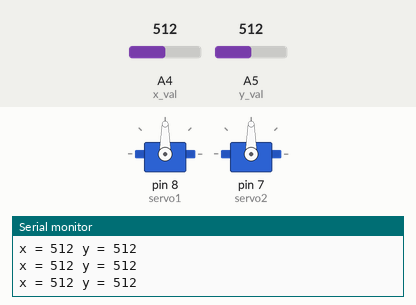
The sketch below on a simulated Arduino Uno, built with avr-gcc and run on an emulated ATmega328P. Shown: 2 × servo, the last lines printed to the serial monitor. Inputs (shaded band) come from the test bench; at power-on: A5 (y_val) = 512, A4 (x_val) = 512.

Above: at 2.2 s.
2.3 s: A5 (y_val) set to 476
5.3 s: A5 (y_val) set to 455
At 6.5 s:
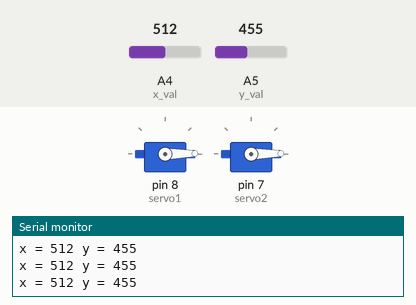
6.8 s: A5 (y_val) set to 1023
At 7.9 s:
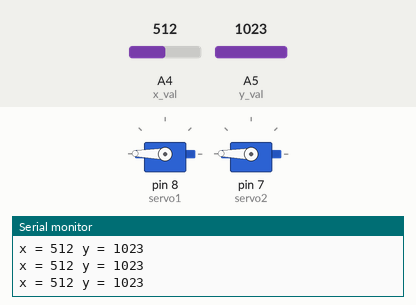
8.3 s: A4 (x_val) set to 0
At 8.9 s:
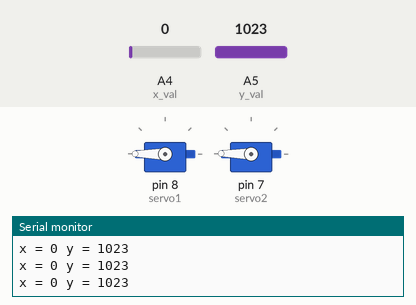
9.8 s: A4 (x_val) set to 1023
At 11.0 s:
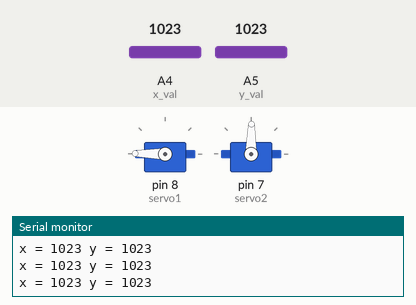
11.3 s: A4 (x_val) set to 1010
At 12.4 s:
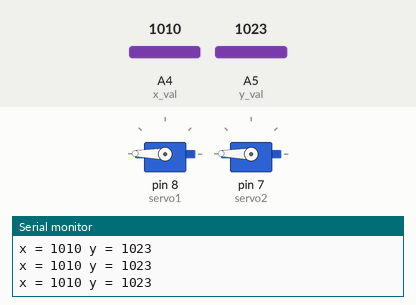
Timing chart, 0 to 14.3 s (numbered marks = the images above; inputs shaded):
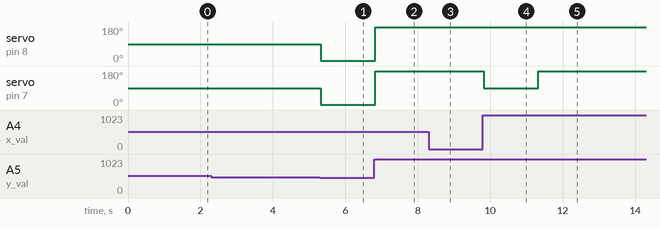

The sketch:

origami_joystick_control_servo.ino
```cpp
#include <Servo.h>

Servo servo1;
Servo servo2;

#define sensor1 0
#define sensor2 1

#define x_val 4
#define y_val 5

int key = 2;
int key_before = 0;
bool on = true;


int x = 512;
int y = 512;

int j = 0;

int servo_1_speed = 90;
int servo_2_speed = 90;

void setup() {
  // put your setup code here, to run once:
  servo1.attach(8); // Attach servo 1 to pin 8
  servo2.attach(7); // Attach servo 2 to pin 7

  //pinMode(key, INPUT_PULLUP);
  //attachInterrupt(digitalPinToInterrupt(key), on_off, FALLING);

  servo1.write(servo_1_speed); // Stop servo 1
  servo2.write(servo_2_speed); // Stop servo 2

  delay(1000); // Stop for 1 second

  Serial.begin(9600); // Initialize serial communication
}

int read_joystick(){
    x = analogRead(x_val);
    y = analogRead(y_val);
}

void on_off(){
    on = !on;
}

void compress(){
    double y_norm = (y-510)/510;
    double x_norm = (x-510)/510;
    int max_speed = y_norm * 90 + 89;
    if (x_norm > 0.3){
        servo_1_speed = max_speed;
        servo_2_speed = y_norm*(1-x_norm)*90 +89;
    }
    else if (x_norm < -0.3){
        servo_1_speed = y_norm*(1-x_norm)*90 +89;
        servo_2_speed = max_speed;
    }
    else{
        servo_1_speed = max_speed;
        servo_2_speed = max_speed;
    }
    servo1.write(servo_1_speed);
    servo2.write(servo_2_speed);
}

void decompress(){
    double y_norm = (y-510)/510;
    double x_norm = (x-510)/510;
    int max_speed = y_norm*90 + 1;
    if (x_norm > 0.3){
        servo_1_speed = max_speed;
        servo_2_speed = y_norm*(1-x_norm)*90 + 1;
    }
    else if (x_norm < -0.3){
        servo_1_speed = y_norm*(1-x_norm)*90 + 1;
        servo_2_speed = max_speed;
    }
    else{
        servo_1_speed = max_speed;
        servo_2_speed = max_speed;
    }
    servo1.write(servo_1_speed);
    servo2.write(servo_2_speed);
}

void stop(){
    servo1.write(90);
    servo2.write(90);
}

void print_xy(){
  Serial.print("x = ");
  Serial.print(x);
  Serial.print(" y = ");
  Serial.print(y);
  Serial.println();
}

void loop() {

  if (on == 1){
      read_joystick();
      print_xy();

      if (y > 550){
          compress();
      }
      else if (y < 470){
          decompress();
      }
      else{
          stop();
      }
  }
  else {
      stop();

  }
  delay(10);
}
```

Measured:
- the behaviour switches between 470 and 469 on A5 (y_val) (found by bisection; images 0 and 1)
- the behaviour switches between 1020 and 1019 on A4 (x_val) (found by bisection; images 4 and 5)
- after the input at 5.3 s, servo on pin 8 (servo1), servo on pin 7 (servo2): 90° → 1° at once
- after the input at 6.8 s, servo on pin 8 (servo1), servo on pin 7 (servo2): 1° → 179° at once
- after the input at 8.3 s, servo on pin 8 (servo1): 179° → 180° at once
- after the input at 9.8 s, servo on pin 8 (servo1): 180° → 179° at once; servo on pin 7 (servo2): 179° → 89° at once
- after the input at 11.3 s, servo on pin 7 (servo2): 89° → 179° at once
